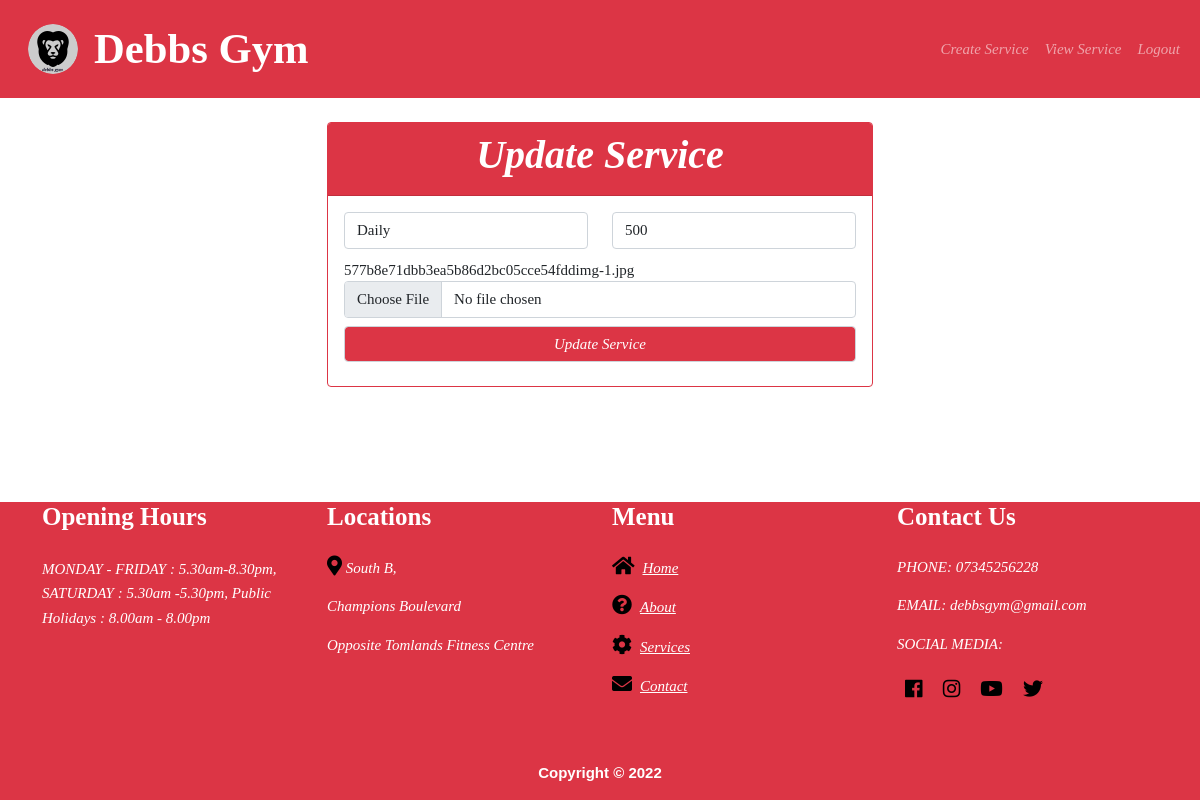
Screenshot of /Admin/Service/update_service.php?service_id=7 with the database file from the repository.
### tables this page shows
CREATE TABLE `service` (
  `service_id` int(11) NOT NULL,
  `service_name` varchar(30) NOT NULL,
  `service_price` int(11) NOT NULL,
  `user_id` int(11) NOT NULL,
  `pic_name` varchar(80) NOT NULL,
  `service_created_date` timestamp NOT NULL DEFAULT current_timestamp() ON UPDATE current_timestamp()
);

### includes/service.php (called while the page is built, shortened)
<?php
class Service {
      protected $tableName = 'service';
      private $dbConn;
      public function __construct(){
               $db = new DBConnect();
              $this->dbConn =  $db->open_connection();
      }
      public function getServiceById($id){
        try{
        $stmt = $this->dbConn->prepare('SELECT * FROM '.$this->tableName. ' WHERE service_id = :service_id');
        $stmt->execute(['service_id'=> $id]);
        $single_service = $stmt->fetch();
        return $single_service;
        }catch(PDOException $e){
                echo $e->getMessage();
        }
      }
}
?>

### includes/connection.php (called while the page is built, shortened)
<?php
class DBConnect{
      private $host = 'localhost';
      private $dbname = 'isdb';
      private $user = 'root';
      private $pass = "";
      public function open_connection(){
        try{
                $this->conn = new PDO('mysql:host=' .$this->host .';dbname=' .$this->dbname, $this->user,$this->pass);
                $this->conn->setAttribute(PDO::ATTR_ERRMODE,PDO::ERRMODE_EXCEPTION);
	        $this->conn->setAttribute( PDO::ATTR_EMULATE_PREPARES, false );
	        return $this->conn;
              }catch(PDOException $e){
                echo "Connection failed: " . $e->getMessage();
              }
      }
}
?>

### public/Admin/Service/update_service.php (the view, shortened to what this page needs)
<?php
$id = $_GET['service_id'];
$service = new Service();
$service_array = $service->getServiceById($id);
?>
<!DOCTYPE html>
<html lang="en">
  <head>
    <link
      href="https://cdn.jsdelivr.net/npm/bootstrap@5.0.0-beta1/dist/css/bootstrap.min.css"
      rel="stylesheet"
    />
     <link
     rel="stylesheet"
     href="https://use.fontawesome.com/releases/v5.0.13/css/all.css"
   />
    <link rel="stylesheet" href="../../css/style.css" />
    <link rel="stylesheet" href="../../css/form-style.css" />
  </head>
<body>
    <nav class="navbar navbar-expand-sm navbar-dark bg-danger">
      <div class="container-fluid">
                <a href="../../index.php"
                ><img
                id="logo"
                class="rounded-circle m-3"
                src="../../images/lion-50.png"
                alt="logo"
                        /></a>
                <a class="navbar-brand" href="#">Debbs Gym</a>
                <div class="collapse navbar-collapse" id="navbarNav">
                        <ul class="navbar-nav ms-auto">
                                <li class="nav-item">
                                <a class="nav-link " href="create_service.php">Create Service</a>
                                </li>
                                <li class="nav-item">
                                <a class="nav-link" href="view_service.php">View Service</a>
                                </li>
                                <li class="nav-item">
                                  <a
                                    class="nav-link "
                                    aria-current="page"
                                    href="../../logout.php"
                                    >Logout</a
                                  >
                                </li>
                        </ul>
                </div>
        </div>
    </nav>
        <section class="service-update-form mt-4 mb-4">
                <div class="container">
                        <div class="row">
                                <div class="col-md-6 m-auto">
                                        <div class="card border border-danger">
                                                <div class="card-header bg-danger text-white">
                                                        <h1 class="form-title text-center">Update Service</h1>
                                                </div>
                                                <div class="card-body">
                                                        <form action="update_service.php?service_id=<?php echo $service_array['service_id'];?>" method="POST" enctype="multipart/form-data">
                                                                <div class="row">
                                                                        <div class="col-md-6 mb-2">
                                                                                <input type="text" class="form-control form-field" name="name" id="service-name" placeholder="Service Name
                                                                                "
                                                                                value="<?php echo $service_array["service_name"];?>"
                                                                                >
                                                                        </div>
                                                                        <div class="col-md-6 mb-2">
                                                                                <input type="text" class="form-control form-field" name="price" id="service-price" placeholder="Service Name
                                                                                "
                                                                                value="<?php echo $service_array["service_price"];?>"
                                                                                >
                                                                        </div>
                                                                </div>
                                                                <small><?php echo $service_array["pic_name"];?></small>
                                                                <div class="row">
                                                                        <div class="col-md-12 mb-2">
                                                                        <input name="fileToUpload" class="form-control form-field" type="file" id="formFile">
                                                                        </div>
                                                                </div>
                                                                <div class="row">
                                                                        <div class="col-md-12 mb-2">
                                                                                <button  class="form-button form-control bg-danger text-white" type="submit" name="update">Update Service</button>
                                                                        </div>
                                                                </div>
                                                        </form>
                                                </div>
                                        </div>
                                </div>
                        </div>
                </div>
        </section>
    <footer id="main-footer" class="bg-danger text-white">
      <div class="container">
        <div class="first-row row mb-4">
          <div class="col-md-3 mb-4">
            <h4 class="mb-4">Opening Hours</h4>
            <small class="text"> MONDAY - FRIDAY : 5.30am-8.30pm, </small>
            <small class="text"> SATURDAY : 5.30am -5.30pm, </small>
            <small class="text">Public Holidays : 8.00am - 8.00pm </small>
          </div>
          <div class="col-md-3 text-left text-white mb-4">
            <h4 class="mb-4">Locations</h4>
            <p><i class="fas fa-map-marker-alt"></i> South B,</p>
            <p>Champions Boulevard</p>
            <p>Opposite Tomlands Fitness Centre</p>
          </div>
          <div class="col-md-3 mb-4">
            <h4 class="mb-4">Menu</h4>
            <p>
              <i class="fa fa-home"></i
              ><a href="../../index.php" class="text-white p-2">Home</a>
            </p>
            <p>
              <i class="fas fa-question-circle"></i
              ><a href="../../about.php" class="text-white p-2">About</a>
            </p>
            <p>
              <i class="fa fa-cog"></i
              ><a href="../../our_services.html" class="text-white p-2">Services</a>
            </p>
            <p>
              <i class="fa fa-envelope"></i
              ><a href="../../contact_us.php" class="text-white p-2">Contact</a>
            </p>
          </div>
          <div class="col-md-3 mb-4">
            <h4 class="mb-4">Contact Us</h4>
            <p>PHONE: 07345256228</p>
            <p>EMAIL: debbsgym@gmail.com</p>
            <p>SOCIAL MEDIA:</p>
            <i class="fab fa-facebook p-2"></i>
            <i class="fab fa-instagram p-2"></i>
            <i class="fab fa-youtube p-2"></i>
            <i class="fab fa-twitter p-2"></i>
          </div>
        </div>
        <div class="row second-row text-center">
          <div class="col-md-12 ml-auto">
            <p class="lead">
              Copyright &copy;
              <span id="year"></span>
            </p>
          </div>
        </div>
      </div>
    </footer>
  </body>
</html>

### public/css/style.css (style rules this page uses)
html, body { min-height: 100vh; display: flex; flex-direction: column; }
#main-footer { margin-top: auto; }
.navbar-brand { font-family: "Brush Script MT", cursive; font-weight: bold; font-size: 32pt; }
.nav-item a { font-family: "Times New Roman", sans-serif; font-style: italic; font-size: 15px; }
.fitness-image-slider .center-text h1, i { font-size: 40px; }
#owner p, small { font-family: "Times New Roman", Times, serif; font-size: 15px; }
#main-footer .first-row h4 { font-family: "Times New Roman", sans-serif; font-size: 25px; font-weight: bold; }
#main-footer .first-row p { font-family: "Times New Roman", sans-serif; font-size: 15px; font-style: italic; }
#main-footer .first-row i { font-size: 20px; color: black; }
#main-footer .first-row small { font-family: "Times New Roman", sans-serif; font-style: italic; font-size: 15px; }
#main-footer .second-row p { font-family: "Helvetica", sans-serif; font-weight: bold; font-size: 15px; }

### public/css/form-style.css (style rules this page uses)
.form-title { font-family: "Times New Roman", Times, sans-serif; font-weight: bold; font-style: oblique; }
.form-button { font-family: "Times New Roman", Times, serif; font-style: italic; font-size: 15px; }
.form-field { font-family: "Times New Roman", Times, serif; font-style: normal; font-size: 15px; }

### rows the page displays
service: name "Daily", price "500", pic_name "577b8e71dbb3ea5b86d2bc05cce54fddimg-1.jpg"
